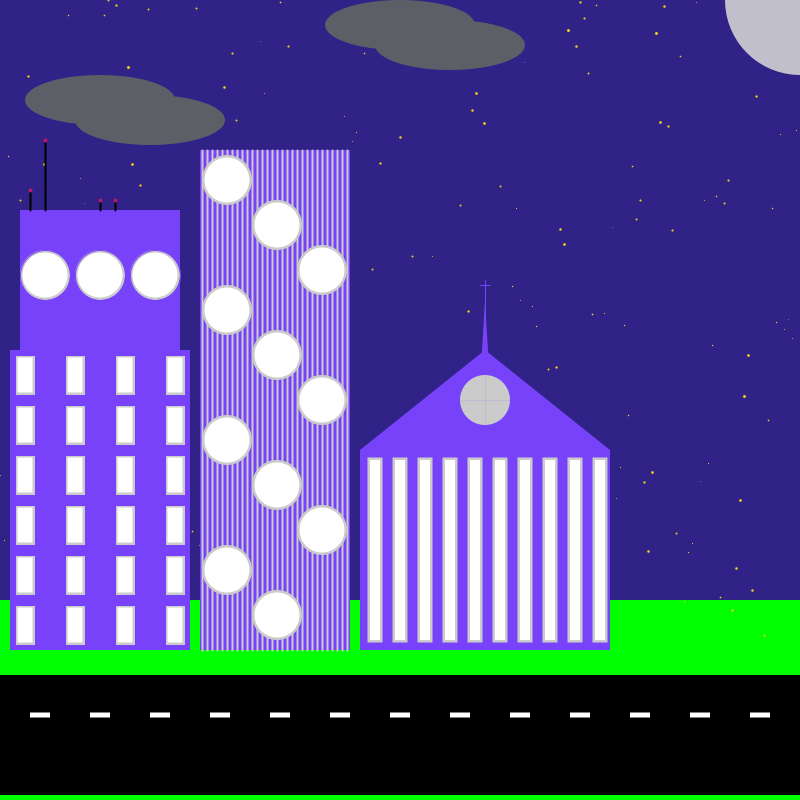
Frame 1 (no input)
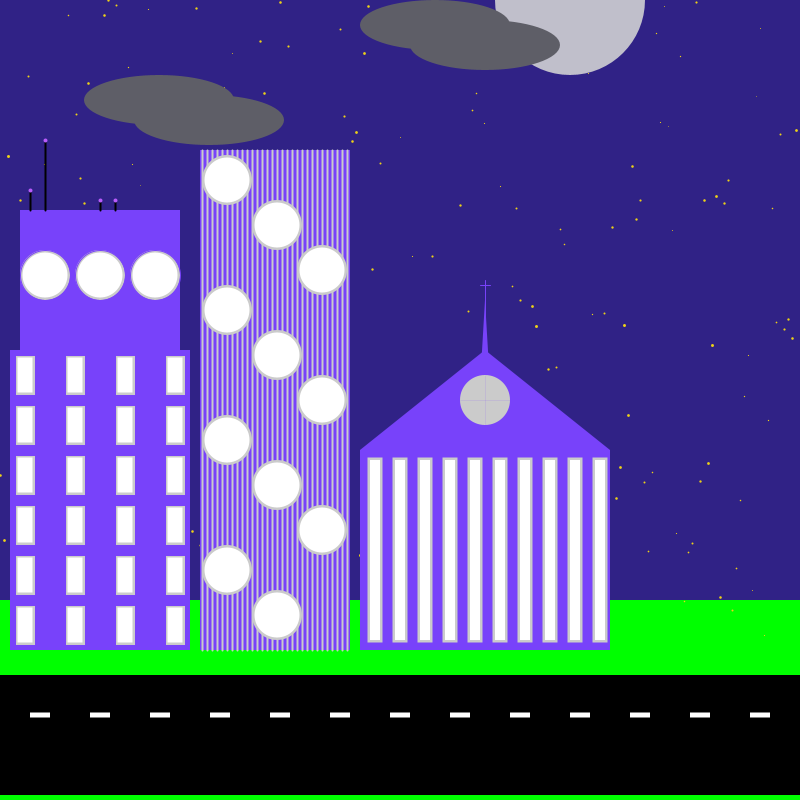
Frame 60 (the mouse pressed at the canvas centre just before this capture)
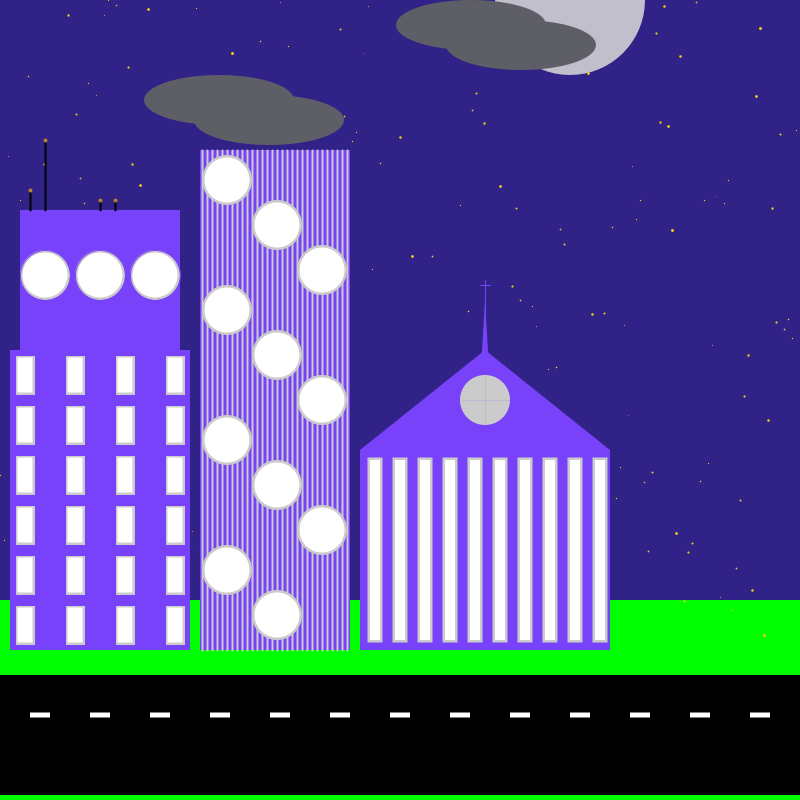
Frame 120 (the mouse held since frame 60 and released just before this capture)

The Processing sketch that drew these frames (run headless with seeded random() and noise(); from frame 60 on, the mouse is pressed at the canvas centre):

// Processing sketch: processing_89427
// ── processing_89427.pde

//color pallete
color building = color(120, 66, 250);
color paneling = color(203, 203, 203);
color day = color(3, 156, 255);
color night = color(48, 34, 134);
color sunShine = color(255, 255, 0);
color moonShine = color(192, 191, 203);
color nightCloud = color(94, 94, 103);
color dayCloud = color(245, 245, 250);
color starLight = color(237, 209, 22);

//Clouds
int cloudX = 100;
int cloudY = 100;
int cloud1X = 150;
int cloud1Y = 120;
float cloudA = 400;
float cloudB = 25;
float cloud1A = 450;
float cloud1B = 45;

//cloud speed
int cloudXspeed = 1;
float cloudAspeed = .6;

//roadway
int streetX = 40;
int streetY = 715;
int streetH = 20;
int streetW = 5;

//sun / moon
int moonX = 800;
int moonY = 0;
int moonW = 150;

//windows
int winX = 25;
int winY = 375;
int winW = 20;
int winH = 40;
int circleWindow = 45;
int bldg2Y1 = 150;
int bldg2Y2 = 650;

// stars -- Calli Higgens via http://www.openprocessing.org/sketch/88469
float strokeStar = 1;
float strokeStarChange = .2;

void setup() { //run setup
  size(800, 800); //set size to 800x400
  smooth(); //smooth the edges of lines
  noStroke(); //no outlines
}

void draw() { //run draw
  background(night); //set background color
  rectMode(CENTER);
  ellipseMode(CENTER);
  smooth();
  noStroke(); //no outlines
  strokeWeight(0);

  //Ground
  fill(0, 255, 0);
  rect(width/2, 700, width, 200);
  
  //Road
  fill(0);
  rect(width/2,735,width,120);
  fill(255);
  rect(streetX,streetY,streetH,streetW);
  rect(streetX+60,streetY,streetH,streetW);
  rect(streetX+120,streetY,streetH,streetW);
  rect(streetX+180,streetY,streetH,streetW);
  rect(streetX+240,streetY,streetH,streetW);
  rect(streetX+300,streetY,streetH,streetW);
  rect(streetX+360,streetY,streetH,streetW);
  rect(streetX+420,streetY,streetH,streetW);
  rect(streetX+480,streetY,streetH,streetW);
  rect(streetX+540,streetY,streetH,streetW);
  rect(streetX+600,streetY,streetH,streetW);
  rect(streetX+660,streetY,streetH,streetW);
  rect(streetX+720,streetY,streetH,streetW);
 
  //stars via Calli Higgens @ http://www.openprocessing.org/sketch/88469
  randomSeed(0);
  for (float i = random(0); i < 800; i += 4) {

    strokeWeight(strokeStar);
    stroke(starLight);
    point(i, random(650));

    strokeStar = strokeStar + strokeStarChange;
    if ((strokeStar>3) || (strokeStar<1)) {
      strokeStarChange = strokeStarChange * -1;
    }
  }

  noStroke();
  strokeWeight(0);

  //yellow sun / grey moon
  fill(moonShine);
  ellipse(moonX, moonY, moonW, moonW);
  moonX = constrain(mouseX, 570, 800);

  //cloud 1
  fill(nightCloud);
  ellipse(cloudX, cloudY, 150, 50);
  ellipse(cloud1X, cloud1Y, 150, 50);

  //cloud 2
  fill(nightCloud);
  ellipse(int(cloudA), int(cloudB), 150, 50);
  ellipse(int(cloud1A), int(cloud1B), 150, 50);

  //Building #1
  fill(building);
  rect(100, 500, 180, 300);//bottom left cnr of this building is x10, y650, rt cnr x,190
  rect(100, 350, 160, 280); //top left cnr of this building is x20, y210 rt cnr x180

    //Building #2 190,330
  rect(275, 400, 150, 500); //bottom left cnr of this building is x200, y650, rt cnr x350

    //Building #3 
  rect(485, 550, 250, 200);//bottom rt cnr x610, y650, top rt cnr x610, y450
  triangle(360, 450, 485, 350, 610, 450);
  triangle(480, 385, 485, 300, 490, 385);
  stroke(120, 66, 250);
  strokeWeight(1);
  line(485, 320, 485, 280);
  line(480, 285, 490, 285);

  //Building #1 Windows paneling
  fill(paneling);
  ellipse(45, winY-100, circleWindow+5, circleWindow+5);
  ellipse(100, winY-100, circleWindow+5, circleWindow+5);  
  ellipse(155, winY-100, circleWindow+5, circleWindow+5);

  rect(winX, winY+250, winW, winH);
  rect(winX, winY+200, winW, winH);
  rect(winX, winY+150, winW, winH);
  rect(winX, winY+100, winW, winH);
  rect(winX, winY+50, winW, winH);
  rect(winX, winY, winW, winH);

  rect(winX+50, winY+250, winW, winH);
  rect(winX+50, winY+200, winW, winH);
  rect(winX+50, winY+150, winW, winH);
  rect(winX+50, winY+100, winW, winH);
  rect(winX+50, winY+50, winW, winH);
  rect(winX+50, winY, winW, winH);  

  rect(winX+100, winY+250, winW, winH);
  rect(winX+100, winY+200, winW, winH);
  rect(winX+100, winY+150, winW, winH);
  rect(winX+100, winY+100, winW, winH);
  rect(winX+100, winY+50, winW, winH);
  rect(winX+100, winY, winW, winH);

  rect(winX+150, winY+250, winW, winH);
  rect(winX+150, winY+200, winW, winH);
  rect(winX+150, winY+150, winW, winH);
  rect(winX+150, winY+100, winW, winH);
  rect(winX+150, winY+50, winW, winH);
  rect(winX+150, winY, winW, winH);

  //Building #2 lines
  stroke(paneling);
  strokeWeight(2);
  line(202, bldg2Y1, 202, bldg2Y2);
  line(207, bldg2Y1, 207, bldg2Y2);
  line(212, bldg2Y1, 212, bldg2Y2);
  line(217, bldg2Y1, 217, bldg2Y2);
  line(222, bldg2Y1, 222, bldg2Y2);
  line(227, bldg2Y1, 227, bldg2Y2);
  line(232, bldg2Y1, 232, bldg2Y2);
  line(237, bldg2Y1, 237, bldg2Y2);
  line(242, bldg2Y1, 242, bldg2Y2);
  line(247, bldg2Y1, 247, bldg2Y2);
  line(252, bldg2Y1, 252, bldg2Y2);
  line(257, bldg2Y1, 257, bldg2Y2);
  line(262, bldg2Y1, 262, bldg2Y2);
  line(267, bldg2Y1, 267, bldg2Y2);
  line(272, bldg2Y1, 272, bldg2Y2);
  line(277, bldg2Y1, 277, bldg2Y2);
  line(282, bldg2Y1, 282, bldg2Y2);
  line(287, bldg2Y1, 287, bldg2Y2);
  line(292, bldg2Y1, 292, bldg2Y2);
  line(297, bldg2Y1, 297, bldg2Y2);
  line(302, bldg2Y1, 302, bldg2Y2);
  line(307, bldg2Y1, 307, bldg2Y2);
  line(312, bldg2Y1, 312, bldg2Y2);
  line(317, bldg2Y1, 317, bldg2Y2);
  line(322, bldg2Y1, 322, bldg2Y2);
  line(327, bldg2Y1, 327, bldg2Y2);
  line(332, bldg2Y1, 332, bldg2Y2);
  line(337, bldg2Y1, 337, bldg2Y2);
  line(342, bldg2Y1, 342, bldg2Y2);
  line(347, bldg2Y1, 347, bldg2Y2);

  //Building #2 Window Paneling
  noStroke();
  strokeWeight(0);
  ellipse(227, 180, circleWindow+5, circleWindow+5);
  ellipse(227, 310, circleWindow+5, circleWindow+5);
  ellipse(227, 440, circleWindow+5, circleWindow+5);
  ellipse(227, 570, circleWindow+5, circleWindow+5);

  ellipse(277, 225, circleWindow+5, circleWindow+5);
  ellipse(277, 355, circleWindow+5, circleWindow+5);
  ellipse(277, 485, circleWindow+5, circleWindow+5);
  ellipse(277, 615, circleWindow+5, circleWindow+5);

  ellipse(322, 270, circleWindow+5, circleWindow+5);
  ellipse(322, 400, circleWindow+5, circleWindow+5);
  ellipse(322, 530, circleWindow+5, circleWindow+5);

  //Building #3 Window Paneling
  rect(375, 550, 15, 185);
  rect(400, 550, 15, 185);
  rect(425, 550, 15, 185);
  rect(450, 550, 15, 185);
  rect(475, 550, 15, 185);
  rect(500, 550, 15, 185);
  rect(525, 550, 15, 185);
  rect(550, 550, 15, 185);
  rect(575, 550, 15, 185);
  rect(600, 550, 15, 185);  
  ellipse(485, 400, circleWindow+5, circleWindow+5);
  stroke(building);
  line(485, 375, 485, 425);
  line(460, 400, 510, 400);
  noStroke();

  //building #1 windows
  fill(255);
  ellipse(45, 275, circleWindow, circleWindow);
  ellipse(100, 275, circleWindow, circleWindow);  
  ellipse(155, 275, circleWindow, circleWindow);

  rect(winX, 625, winW-5, winH-5);
  rect(winX, 575, winW-5, winH-5);
  rect(winX, 525, winW-5, winH-5);
  rect(winX, 475, winW-5, winH-5);
  rect(winX, 425, winW-5, winH-5);
  rect(winX, 375, winW-5, winH-5);

  rect(winX+50, 625, winW-5, winH-5);
  rect(winX+50, 575, winW-5, winH-5);
  rect(winX+50, 525, winW-5, winH-5);
  rect(winX+50, 475, winW-5, winH-5);
  rect(winX+50, 425, winW-5, winH-5);
  rect(winX+50, 375, winW-5, winH-5);  

  rect(winX+100, 625, winW-5, winH-5);
  rect(winX+100, 575, winW-5, winH-5);
  rect(winX+100, 525, winW-5, winH-5);
  rect(winX+100, 475, winW-5, winH-5);
  rect(winX+100, 425, winW-5, winH-5);
  rect(winX+100, 375, winW-5, winH-5);

  rect(winX+150, 625, winW-5, winH-5);
  rect(winX+150, 575, winW-5, winH-5);
  rect(winX+150, 525, winW-5, winH-5);
  rect(winX+150, 475, winW-5, winH-5);
  rect(winX+150, 425, winW-5, winH-5);
  rect(winX+150, 375, winW-5, winH-5);

  //Building #2 Windows
  ellipse(227, 180, circleWindow, circleWindow);
  ellipse(227, 310, circleWindow, circleWindow);
  ellipse(227, 440, circleWindow, circleWindow);
  ellipse(227, 570, circleWindow, circleWindow);


  ellipse(277, 225, circleWindow, circleWindow);
  ellipse(277, 355, circleWindow, circleWindow);
  ellipse(277, 485, circleWindow, circleWindow);
  ellipse(277, 615, circleWindow, circleWindow);

  ellipse(322, 270, circleWindow, circleWindow);
  ellipse(322, 400, circleWindow, circleWindow);
  ellipse(322, 530, circleWindow, circleWindow);

  //Building #3 Windows
  rect(375, 550, 10, 180);
  rect(400, 550, 10, 180);
  rect(425, 550, 10, 180);
  rect(450, 550, 10, 180);
  rect(475, 550, 10, 180);
  rect(500, 550, 10, 180);
  rect(525, 550, 10, 180);
  rect(550, 550, 10, 180);
  rect(575, 550, 10, 180);
  rect(600, 550, 10, 180);

  //Building #1 antenna
  stroke(0);
  strokeWeight(2);
  line(30, 210, 30, 190);
  line(45, 210, 45, 140);
  line(100, 210, 100, 200);
  line(115, 210, 115, 200);

  //makes the antenna flash  **find out how to make it flash just red and black**
  randomSeed(frameCount);
  strokeWeight(4);
  stroke(int(random(0, 255)), int(random(0, 255)), int(random(0, 255)));
  point(30, 190);
  point(45, 140);
  point(100, 200);
  point(115, 200);

  // bounce clouds 
  if ((cloudX > width+80 && cloud1X > width+130) || (cloudX < 0-130 && cloud1X < 0-50)) {
    cloudXspeed = cloudXspeed * -1;
  }

  if ((cloudA > width+80 && cloud1A > width+130) || (cloudA < 0-130 && cloud1A < 0-50)) {
    cloudAspeed = cloudAspeed * -1;
  }

  //move cloud 1
  cloudX = cloudX + cloudXspeed;
  cloud1X = cloud1X + cloudXspeed;

  //move cloud 2
  cloudA = cloudA + cloudAspeed;
  cloud1A = cloud1A + cloudAspeed;

/*
  cloudX = constrain(cloudX, -50, 880);
  cloud1X = constrain(cloud1X, 0, 930);
  cloudA = constrain(cloudA, -50, 880);
  cloud1A = constrain(cloud1A, 0, 930);
 /*
   **FUTURE CHANGE, when keyPressed, have the background fade to night,
   the sun strink, then have the moon "grow" in it's place,
   
   add shooting star when mousePressed

*???*   
   Noticed in Calli's city code a change variation for the moon,
   but I don't notice the size change at all
*???*
   
   */
}

void mousePressed() {
  println(mouseY);
}
